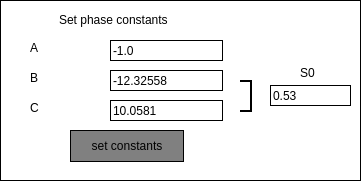
   <widget class="QWidget" name="setPhaseConstants" native="true">
    <property name="geometry">
     <rect>
      <x>260</x>
      <y>80</y>
      <width>361</width>
      <height>181</height>
     </rect>
    </property>
    <property name="styleSheet">
     <string notr="true">background: white;
border: 1px solid black
</string>
    </property>
    <widget class="QLabel" name="label">
     <property name="geometry">
      <rect>
       <x>59</x>
       <y>10</y>
       <width>131</width>
       <height>20</height>
      </rect>
     </property>
     <property name="autoFillBackground">
      <bool>false</bool>
     </property>
     <property name="styleSheet">
      <string notr="true">border: white</string>
     </property>
     <property name="text">
      <string>Set phase constants</string>
     </property>
    </widget>
    <widget class="QPushButton" name="setPhaseConstantsButton">
     <property name="geometry">
      <rect>
       <x>70</x>
       <y>130</y>
       <width>114</width>
       <height>32</height>
      </rect>
     </property>
     <property name="styleSheet">
      <string notr="true">background: grey</string>
     </property>
     <property name="text">
      <string>set constants</string>
     </property>
    </widget>
    <widget class="QLabel" name="label_2">
     <property name="geometry">
      <rect>
       <x>30</x>
       <y>40</y>
       <width>60</width>
       <height>16</height>
      </rect>
     </property>
     <property name="styleSheet">
      <string notr="true">border: white</string>
     </property>
     <property name="text">
      <string>A</string>
     </property>
    </widget>
    <widget class="QLabel" name="label_3">
     <property name="geometry">
      <rect>
       <x>30</x>
       <y>70</y>
       <width>60</width>
       <height>16</height>
      </rect>
     </property>
     <property name="styleSheet">
      <string notr="true">border: white</string>
     </property>
     <property name="text">
      <string>B</string>
     </property>
    </widget>
    <widget class="QLabel" name="label_4">
     <property name="geometry">
      <rect>
       <x>30</x>
       <y>100</y>
       <width>60</width>
       <height>16</height>
      </rect>
     </property>
     <property name="styleSheet">
      <string notr="true">border: white</string>
     </property>
     <property name="text">
      <string>C</string>
     </property>
    </widget>
    <widget class="QLineEdit" name="phaseABox">
     <property name="geometry">
      <rect>
       <x>110</x>
       <y>40</y>
       <width>113</width>
       <height>21</height>
      </rect>
     </property>
     <property name="text">
      <string>-1.0</string>
     </property>
    </widget>
    <widget class="QLineEdit" name="phaseBBox">
     <property name="geometry">
      <rect>
       <x>110</x>
       <y>70</y>
       <width>113</width>
       <height>21</height>
      </rect>
     </property>
     <property name="text">
      <string>-12.32558</string>
     </property>
    </widget>
    <widget class="QLineEdit" name="phaseCBox">
     <property name="geometry">
      <rect>
       <x>110</x>
       <y>100</y>
       <width>113</width>
       <height>21</height>
      </rect>
     </property>
     <property name="text">
      <string>10.0581</string>
     </property>
    </widget>
    <widget class="QLabel" name="label_71">
     <property name="geometry">
      <rect>
       <x>300</x>
       <y>65</y>
       <width>21</width>
       <height>16</height>
      </rect>
     </property>
     <property name="styleSheet">
      <string notr="true">border: white</string>
     </property>
     <property name="text">
      <string>S0</string>
     </property>
    </widget>
    <widget class="QLineEdit" name="phaseS0Box">
     <property name="geometry">
      <rect>
       <x>270</x>
       <y>85</y>
       <width>81</width>
       <height>21</height>
      </rect>
     </property>
     <property name="text">
      <string>0.53</string>
     </property>
    </widget>
    <widget class="Line" name="line_3">
     <property name="geometry">
      <rect>
       <x>240</x>
       <y>80</y>
       <width>12</width>
       <height>2</height>
      </rect>
     </property>
     <property name="styleSheet">
      <string notr="true">color: black</string>
     </property>
     <property name="frameShadow">
      <enum>QFrame::Plain</enum>
     </property>
     <property name="lineWidth">
      <number>10</number>
     </property>
     <property name="midLineWidth">
      <number>-2</number>
     </property>
     <property name="orientation">
      <enum>Qt::Horizontal</enum>
     </property>
    </widget>
    <widget class="Line" name="line_6">
     <property name="geometry">
      <rect>
       <x>250</x>
       <y>80</y>
       <width>2</width>
       <height>30</height>
      </rect>
     </property>
     <property name="styleSheet">
      <string notr="true">color: black</string>
     </property>
     <property name="frameShadow">
      <enum>QFrame::Plain</enum>
     </property>
     <property name="lineWidth">
      <number>10</number>
     </property>
     <property name="midLineWidth">
      <number>1</number>
     </property>
     <property name="orientation">
      <enum>Qt::Vertical</enum>
     </property>
    </widget>
    <widget class="Line" name="line_4">
     <property name="geometry">
      <rect>
       <x>240</x>
       <y>110</y>
       <width>12</width>
       <height>2</height>
      </rect>
     </property>
     <property name="styleSheet">
      <string notr="true">color: black</string>
     </property>
     <property name="frameShadow">
      <enum>QFrame::Plain</enum>
     </property>
     <property name="lineWidth">
      <number>10</number>
     </property>
     <property name="midLineWidth">
      <number>-2</number>
     </property>
     <property name="orientation">
      <enum>Qt::Horizontal</enum>
     </property>
    </widget>
   </widget>
